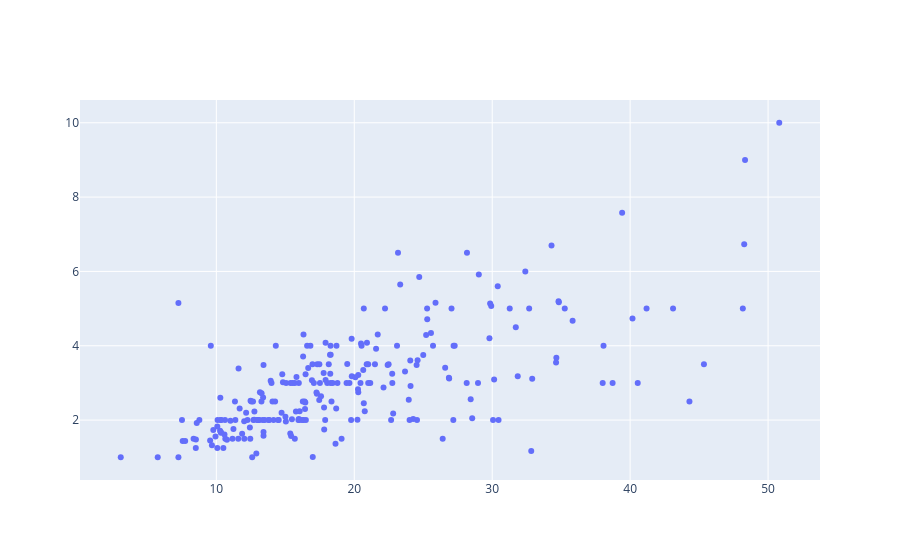

The notebook cell saved with this chart:
### Code cell
fig=go.Figure()
fig.add_trace(go.Scatter(x=tips.total_bill,y=tips.tip,mode="markers"))

### Figure 1 — Plotly figure (JSON) as saved in the notebook; plotly's stock layout.template omitted (floating-point values rounded to 4 significant figures; data arrays with more than 128 entries replaced by an {"elided": "..."} marker saying what was removed)
{"data": [{"mode": "markers", "type": "scatter", "x": {"elided": "244 float values"}, "y": {"elided": "244 float values"}}], "layout": {}}
